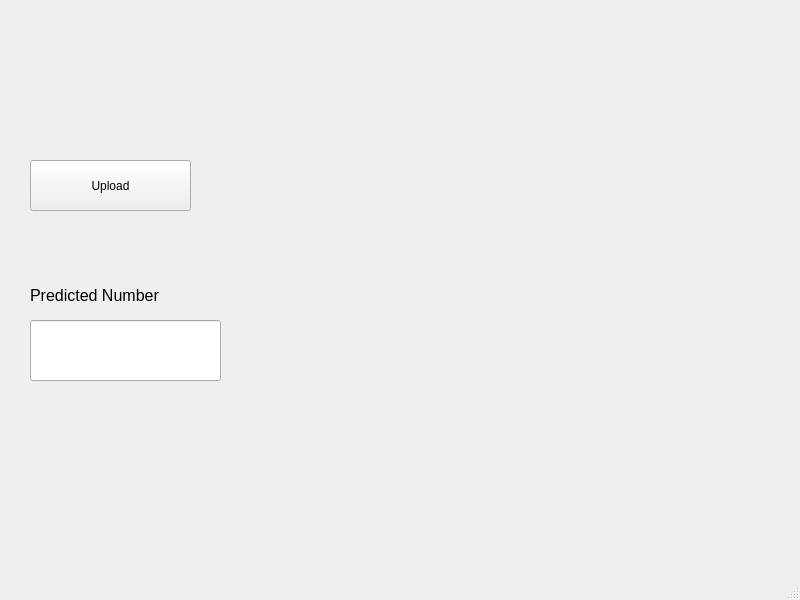
<?xml version="1.0" encoding="UTF-8"?>
<ui version="4.0">
 <class>MainWindow</class>
 <widget class="QMainWindow" name="MainWindow">
  <property name="geometry">
   <rect>
    <x>0</x>
    <y>0</y>
    <width>800</width>
    <height>600</height>
   </rect>
  </property>
  <property name="windowTitle">
   <string>Digit Recognition</string>
  </property>
  <widget class="QWidget" name="centralwidget">
   <widget class="QPushButton" name="upload">
    <property name="geometry">
     <rect>
      <x>30</x>
      <y>160</y>
      <width>161</width>
      <height>51</height>
     </rect>
    </property>
    <property name="text">
     <string>Upload</string>
    </property>
   </widget>
   <widget class="QLineEdit" name="lineEdit">
    <property name="geometry">
     <rect>
      <x>30</x>
      <y>320</y>
      <width>191</width>
      <height>61</height>
     </rect>
    </property>
    <property name="font">
     <font>
      <pointsize>12</pointsize>
      <weight>75</weight>
      <bold>true</bold>
     </font>
    </property>
    <property name="text">
     <string/>
    </property>
   </widget>
   <widget class="QLabel" name="label">
    <property name="geometry">
     <rect>
      <x>30</x>
      <y>270</y>
      <width>161</width>
      <height>51</height>
     </rect>
    </property>
    <property name="font">
     <font>
      <pointsize>12</pointsize>
     </font>
    </property>
    <property name="text">
     <string>Predicted Number</string>
    </property>
   </widget>
  </widget>
  <widget class="QMenuBar" name="menubar">
   <property name="geometry">
    <rect>
     <x>0</x>
     <y>0</y>
     <width>800</width>
     <height>25</height>
    </rect>
   </property>
  </widget>
  <widget class="QStatusBar" name="statusbar"/>
 </widget>
 <resources/>
 <connections/>
 <slots>
  <slot>slot1()</slot>
 </slots>
</ui>
